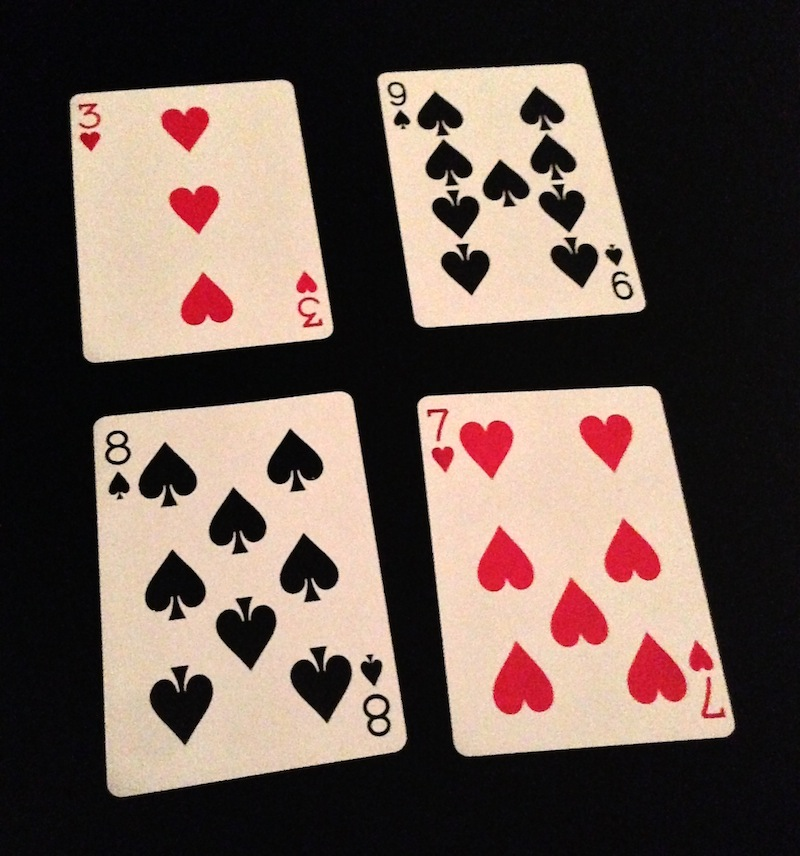
#> input picture 5th_semester/card_recognition/cards.jpg, 800 x 856 px
$ python -i util.py   (imports and definitions only)
#> lines starting #> are read from the running program, lines starting #| are printed output that depends on the picture; after the words box and inside, x2 and y2 are one past the last pixel; in counts of white or black regions, pixels touching at a corner belong together
#> further down, picture is the input picture: shape (856, 800, 3); mean B, G, R 79.1, 86.9, 103.7
import cv2
import numpy as np
import copy

sample_width = 400
sample_height = 560


def preprocess(image, debug=False):
#> called with debug = False
    gray = cv2.cvtColor(image, cv2.COLOR_BGR2GRAY)
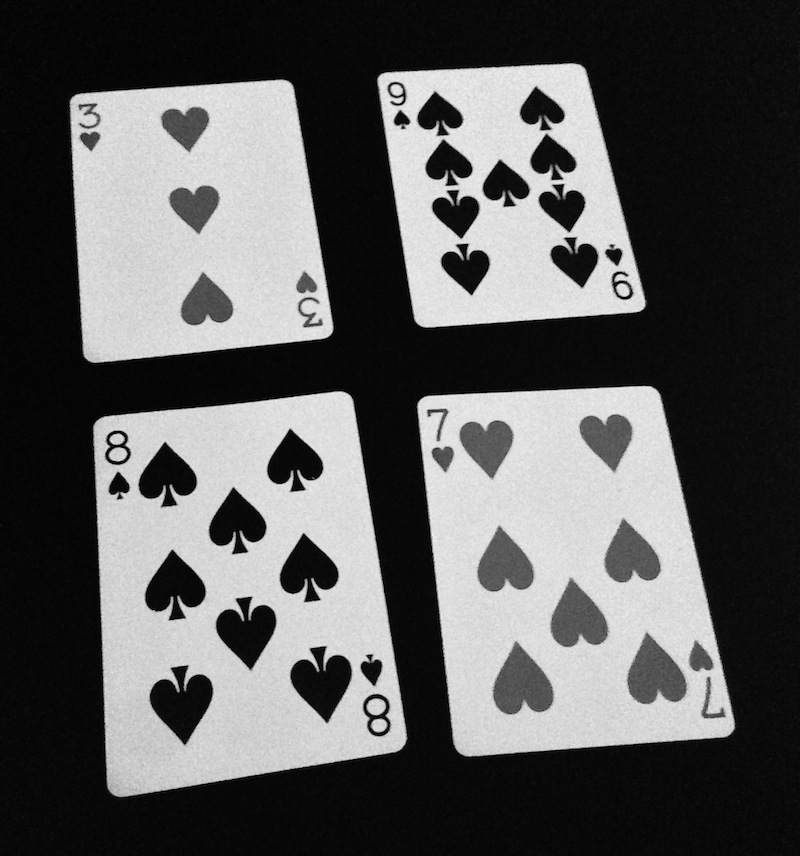
#> gray: shape (856, 800); min 0, max 244, mean 91.1
    _, thresh = cv2.threshold(gray, np.average(gray) * 0.8, 255, cv2.THRESH_BINARY)
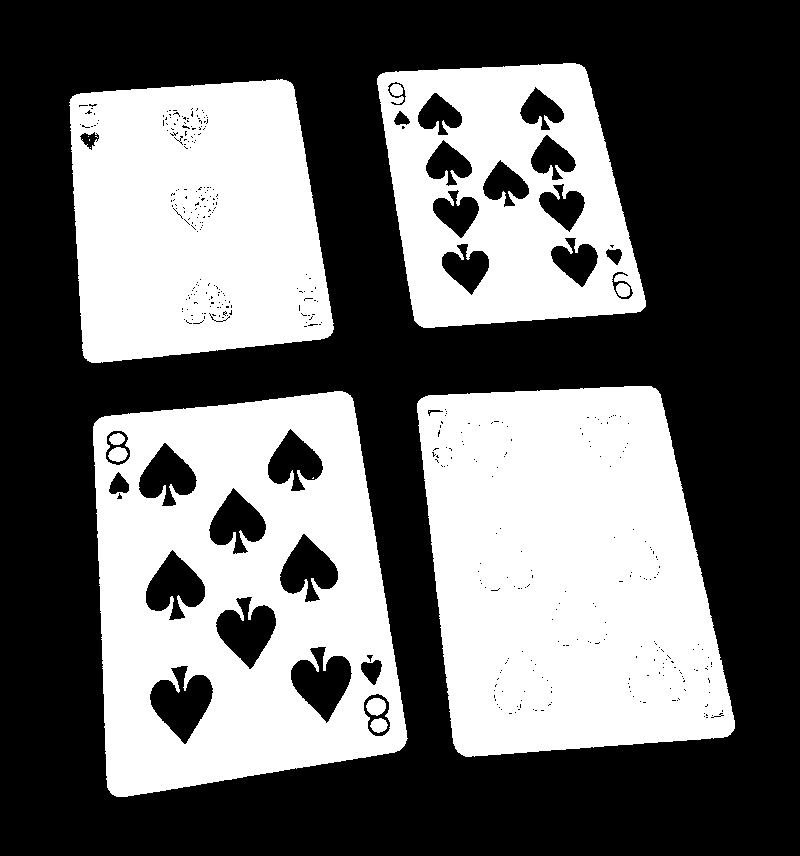
#> thresh: shape (856, 800); 42.1% white; 16 white regions (6 under 20 px), largest, box (x1, y1, x2, y2) and area: (417, 386, 735, 757) 94394, (93, 391, 408, 797) 84515, (69, 79, 334, 363) 62917

    # if upper-right corner is darker than upper-left corner rotate image on 90 degrees
    corner_width = 200
    corner_height = 112
    upper_left_corner = thresh[0:corner_height, 0:corner_width]
#> upper_left_corner: shape (112, 200); 12.9% white; 1 white region, box (x1, y1, x2, y2) and area: (69, 85, 200, 112) 2890
    upper_right_corner = thresh[0:corner_height, \
                         sample_width - corner_width:sample_width]
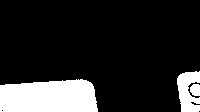
#> upper_right_corner: shape (112, 200); 16.3% white; 3 white regions, box (x1, y1, x2, y2) and area: (0, 79, 98, 112) 2872, (177, 71, 200, 112) 666, (190, 84, 200, 96) 104
    if (np.average(upper_left_corner) > np.average(upper_right_corner)):
        h = np.array([[0, sample_height], [sample_width, sample_height], [sample_width, 0], [0, 0]], np.float32)
        contour = np.array([(0, 0), (0, sample_height), (sample_width, sample_height), (sample_width, 0)], np.float32)
        transform = cv2.getPerspectiveTransform(contour, h)
        thresh = cv2.warpPerspective(thresh, transform, (sample_width, sample_height))

    # copy thresh to a bigger canvas to definitely find all contours
    border = 5
    thresh_bigger = np.ones((thresh.shape[0] + border * 2, thresh.shape[1] + border * 2), np.uint8) * 255
    thresh_bigger[border:border + thresh.shape[0], border:border + thresh.shape[1]] = thresh
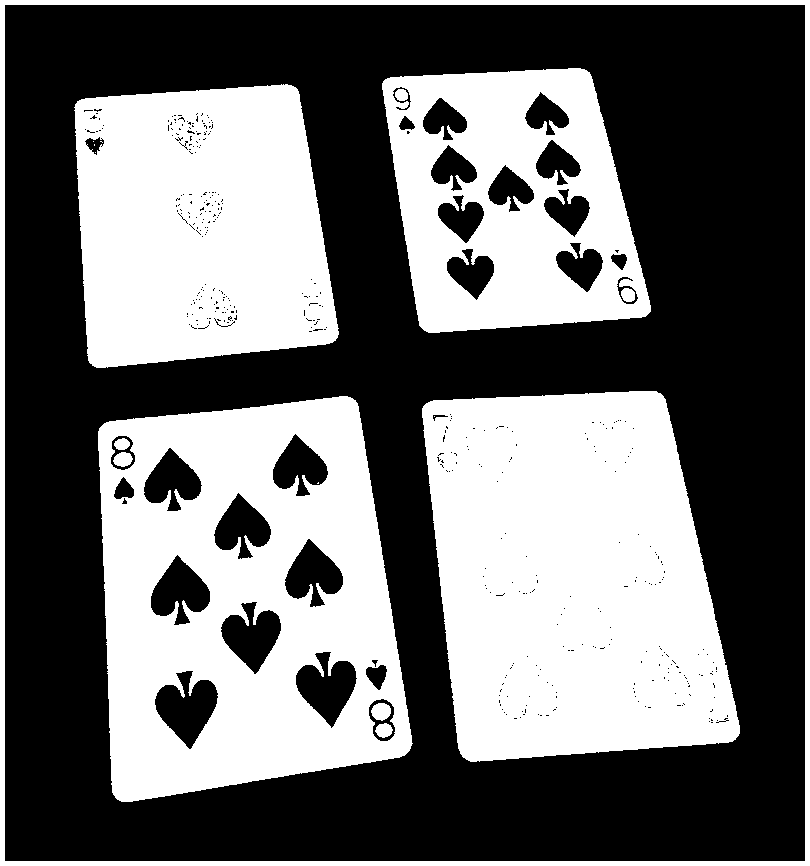
#> thresh_bigger: shape (866, 810); 43.4% white; 17 white regions (6 under 20 px)
    thresh = thresh_bigger
    thresh_not_corrupted = copy.deepcopy(thresh)

    contours, _ = cv2.findContours(thresh, cv2.RETR_LIST, cv2.CHAIN_APPROX_NONE)
#> contours = 553 contours, 509 with area under 20; largest, box (x1, y1, x2, y2) and area: (0, 0, 810, 866) 699785, (4, 4, 806, 862) 686455, (98, 396, 413, 802) 104634, (422, 391, 740, 762) 94176, (74, 84, 339, 368) 63192

    origin_image_area = len(thresh) * len(thresh[0])
#> origin_image_area = 701460

    filtered_contours = []
    for cnt in contours:
        cnt_area = cv2.contourArea(cnt)
        if 0.5 <= 100.0 * cnt_area / origin_image_area <= 95:
            filtered_contours.append(cnt)
#> this loop made 553 passes
#> cnt_area on passes 1, 36, 39: 170.5, 246.5, 884.5
#> after the loop, filtered_contours = 4 contours; box (x1, y1, x2, y2) and area: (98, 396, 413, 802) 104634, (422, 391, 740, 762) 94176, (74, 84, 339, 368) 63192, (382, 68, 651, 333) 56122

    merged_contours = []
    for cnt in filtered_contours:
        for point in cnt:
            merged_contours.append(point)
#> this loop made 4 passes
#> after the loop, merged_contours = 4376 items, first 6: [[339, 396]], [[338, 397]], [[337, 397]], [[336, 397]], [[335, 397]], [[334, 397]]

    cont_im = np.ones((len(thresh), len(thresh[0])), np.uint8) * 255
#> cont_im: shape (866, 810); every value is 255
    cv2.drawContours(cont_im, merged_contours, -1, (0, 0, 0), 3)

    if len(merged_contours) == 0:
        return cv2.resize(cont_im, (sample_width, sample_height))

    x, y, w, h = cv2.boundingRect(np.asarray(merged_contours))
#> x = 74; y = 68; w = 666; h = 734
    cv2.rectangle(cont_im, (x, y), (x + w, y + h), (0, 255, 0), 2)
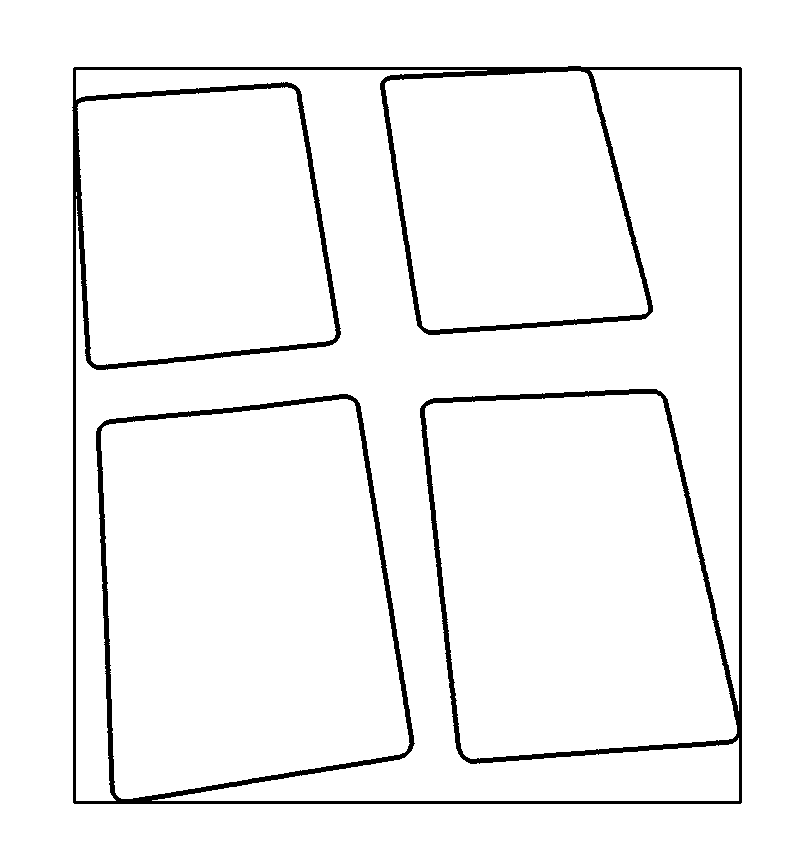
#> cont_im: shape (866, 810); 95.7% white; 1 black region, box (x1, y1, x2, y2) and area: (72, 66, 742, 804) 29816

    cut_im = thresh_not_corrupted[y:y + h, x:x + w]
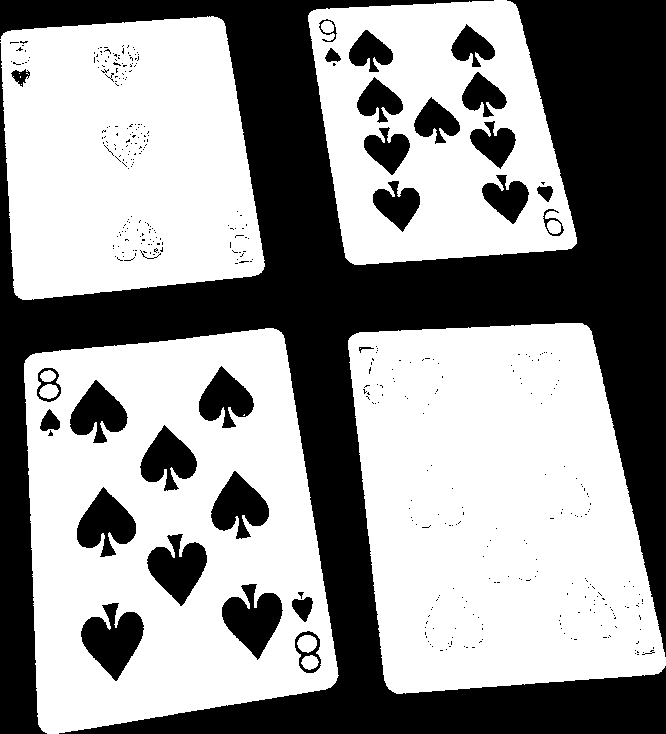
#> cut_im: shape (734, 666); 58.9% white; 420 black regions (390 under 20 px), largest, box (x1, y1, x2, y2) and area: (0, 0, 666, 734) 168525, (81, 603, 144, 681) 2803, (222, 584, 283, 660) 2623
    cut_im = cv2.resize(cut_im, (sample_width, sample_height))
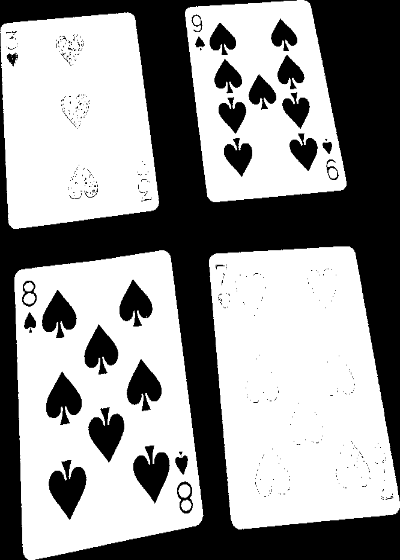
#> cut_im: shape (560, 400); min 0, max 255, mean 150.2

    if debug:
        cv2.imwrite("debug_proc_im/00_origin.jpg", image)
        cv2.imwrite("debug_proc_im/10_gray.jpg", gray)
        cv2.imwrite("debug_proc_im/20_thresh.jpg", thresh_not_corrupted)
        cv2.imwrite("debug_proc_im/25_upper_right.jpg", upper_right_corner)
        cv2.imwrite("debug_proc_im/30_upper_left.jpg", upper_left_corner)
        cv2.imwrite("debug_proc_im/40_cut_im.jpg", cut_im)

    return cut_im

# image = cv2.imread("data_gen/cards/Qd.jpg")
# image = cv2.imread("out/card_01.jpg")
# preprocess(image, True)

>>> import cv2
>>> picture = cv2.imread('cards.jpg')
>>> result = preprocess(picture)
